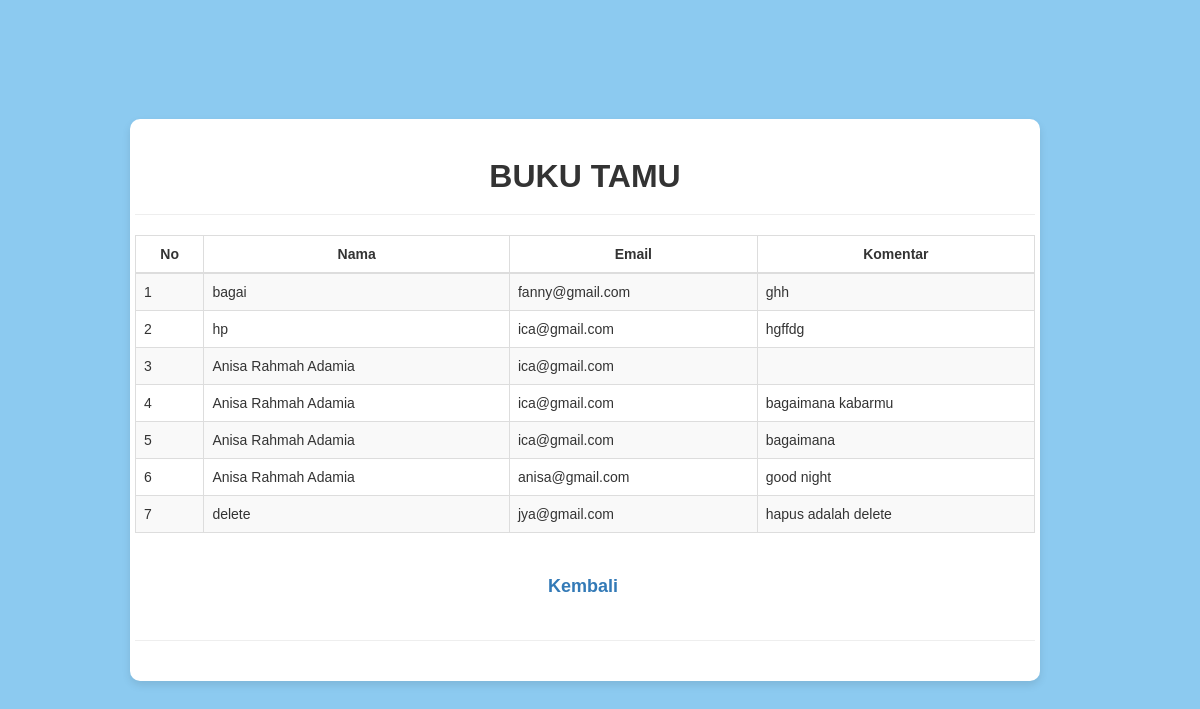
The page /viewbt.php on the database its author committed.
### tables this page shows
CREATE TABLE `bukutamu` (
  `nama` char(20) DEFAULT NULL,
  `email` char(20) NOT NULL,
  `komentar` char(40) NOT NULL
);

### viewbt.php (the view, shortened to what this page needs)
<!DOCTYPE html>
<html>
<head>
<link rel="stylesheet" href="https://maxcdn.bootstrapcdn.com/bootstrap/3.3.7/css/bootstrap.min.css" rel="stylesheet">
</head>
<body>
<div class="center-wrapper">
    <div class="container">
        <div class="row">
            <div class="col-md-3"></div>
            <div class="col-md-6"></div>
            <div class="bgform" align="center">
                <h3><b>BUKU TAMU</b></h3>
                <div style="width: 900px;">
                    <hr>
                    <table class="table table-bordered table-striped">
                        <thead>
                            <tr>
                                <th>No</th>
                                <th>Nama</th>
                                <th>Email</th>
                                <th>Komentar</th>
                            </tr>
                        </thead>
                        <tbody>
                            <?php
                            $conn = mysqli_connect("localhost", "root", "", "bukutamu_anisa");
                            $hasil = $conn->query("select* from bukutamu ");
                            if (mysqli_num_rows($hasil) > 0) {
                                $no = 0;
                                while ($row = mysqli_fetch_array($hasil)) {
                                    $no++;
                                    echo
                                    '<tr>
                                    <td>' . $no . '</td>
                                    <td>' . $row['nama'] . '</td>
                                    <td>' . $row['email'] . '</td>
                                    <td>' . $row['komentar'] . '</td>
                                    </tr>';
                                }
                            }
                            ?>
                        </tbody>
                    </table>
                    <a class="btn btn into" href="home.php">Kembali</a>&nbsp
                    <hr>
                </div>
            </div>
        </div>
    </div>
    <div class="col-md-3"></div>
    </div>
</body>
</html>

### viewbt.php (style rules this page uses)
.center-wrapper { min-height: 100vh; display: flex; justify-content: center; align-items: center; }
body { background-color: rgb(140, 202, 240); height: 100vh; margin: 0; display: flex; justify-content: center; align-items: center; font-family: Arial, sans-serif; }
.container { background-color: white; padding: 20px; border-radius: 10px; box-shadow: 0 4px 8px rgba(0, 0, 0, 0.1); max-width: 1000px; width: 100%; text-align: center; }
table { width: 100%; border-collapse: collapse; }
.bgform h3 { font-size: 32px; font-weight: bold; margin-bottom: 20px; }
.bgform .btn { margin: 10px; padding: 10px 20px; font-size: 18px; border-radius: 5px; font-weight: bold; }
th { text-align: center; }

### rows shown on the page
bukutamu: nama "bagai", email "fanny@gmail.com", komentar "ghh"
bukutamu: nama "hp", email "ica@gmail.com", komentar "hgffdg"
bukutamu: nama "Anisa Rahmah Adamia", email "ica@gmail.com"
bukutamu: nama "Anisa Rahmah Adamia", email "ica@gmail.com", komentar "bagaimana kabarmu"
bukutamu: nama "Anisa Rahmah Adamia", email "ica@gmail.com", komentar "bagaimana"
bukutamu: nama "Anisa Rahmah Adamia", email "anisa@gmail.com", komentar "good night"
bukutamu: nama "delete", email "jya@gmail.com", komentar "hapus adalah delete"
